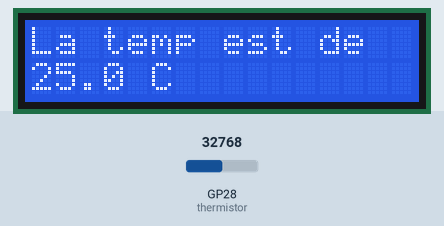
This program was run on a simulated Raspberry Pi Pico running MicroPython. Parts: 16×2 character LCD. The inputs (shaded band) are chosen by the test bench; at power-on: GP28 (thermistor) = 32768 (analog values on the 0–65535 scale).

Above: at 10.1 s.

The program:

tempscreen.py
```python
from machine import Pin, I2C
from lcd_api import LcdApi
from pico_i2c_lcd import I2cLcd
import utime
import math

# configure thermistor pin
thermistor = machine.ADC(28)

# lcd screen configuration
I2C_ADDR = 0x27
I2C_NUM_ROWS = 2
I2C_NUM_COLS = 16
i2c = I2C(0, sda=machine.Pin(0), scl=machine.Pin(1), freq=400000)
lcd = I2cLcd(i2c, I2C_ADDR, I2C_NUM_ROWS, I2C_NUM_COLS)


# display temperature

def screenTemp():
    temperature_value = thermistor.read_u16()
    Vr = 3.3 * float(temperature_value) / 65535
    Rt = 10000 * Vr / (3.3 - Vr)
    temp = 1/(((math.log(Rt / 10000)) / 3950) + (1 / (273.15+25)))
    Cel = temp - 273.15
    utime.sleep(10)
    cel = str(round(Cel,1))
    lcd.backlight_on()
    lcd.move_to(0,0)
    lcd.putstr(f"La temp est de \n{cel} C")


while True:
    screenTemp()
```
